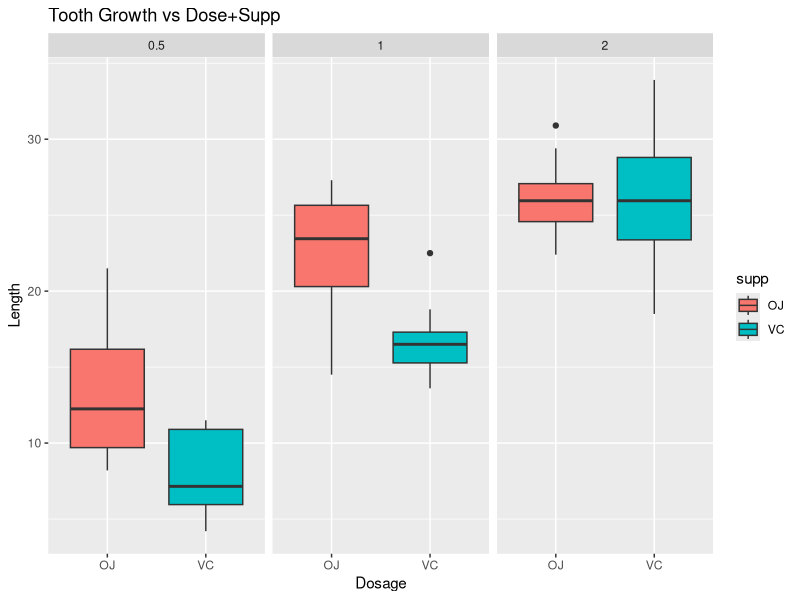
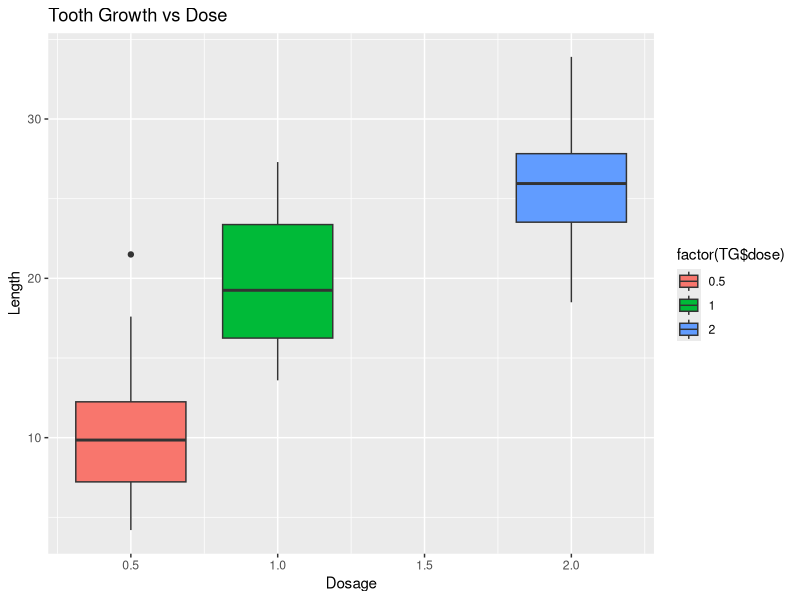
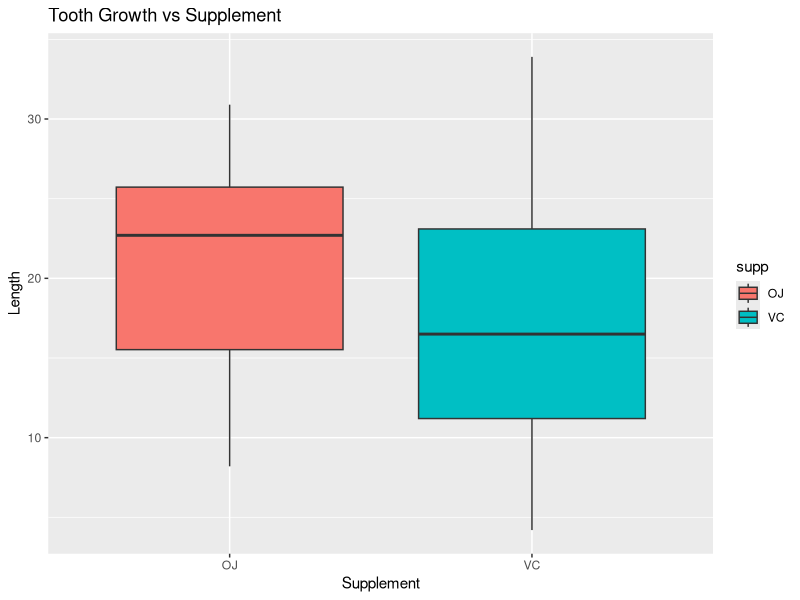

Recreate these plots in R, in order.
library(datasets)
library(ggplot2)

TG<-as.data.frame(ToothGrowth)
head(TG)
summary(TG)

#plotting tooth growth vs dose+supp
LenBox <- ggplot(data = TG,aes(x = supp,y = len))+
    geom_boxplot(aes(fill = supp))+
    facet_wrap(~dose)+
    labs(title ="Tooth Growth vs Dose+Supp",x = "Dosage",y = "Length")

print(LenBox)

#plotting tooth growth vs dose
LenDoseBox<- ggplot(TG,aes(x = TG$dose, y = TG$len ,group = TG$dose))+
    geom_boxplot(aes(fill= factor(TG$dose)))+
    labs(title = "Tooth Growth vs Dose",x = "Dosage",y = "Length")

print(LenDoseBox)

#plotting tooth growth vs supp
LenSuppBox<- ggplot(TG,aes(x = TG$supp, y = TG$len ,group = TG$supp))+
    geom_boxplot(aes(fill=supp))+
    labs(title ="Tooth Growth vs Supplement",x = "Supplement",y = "Length")

print(LenSuppBox)


#--------------- Teeth Growth Vs Supplement -----------------------#

#Assumptions - teeth growth distribution population variance is same as sample variance
# The distribution is normally distributed iid

# Null Hypothesis that there is no difference in teeth growth due to Supplement
# Alternate Hypothesis there exists a significant relationship between teeth growth and Supplement at 95% conf level

lenOJ <- TG$len[TG$supp=='OJ']
lenVC <- TG$len[TG$supp=='VC']

t.test(x = lenOJ,y = lenVC, paired = FALSE,var.equal = TRUE)$conf
t.test(x = lenOJ,y = lenVC, paired = FALSE,var.equal = TRUE)$p.value

#Since P value is >6% we fail to reject null hypothesis at 95% confidence interval level

# Null Hypothesis that there is no difference in teeth growth due to Supplement
# Alternate Hypothesis that OJ supplement leads to higher teeth growth

t.test(x = lenOJ,y = lenVC, paired = FALSE,var.equal = TRUE,alternative = 'greater')$conf
t.test(x = lenOJ,y = lenVC, paired = FALSE,var.equal = TRUE, alternative = 'greater')$p.value

#Since P value is <5% for the one sided t test we can reject the null hypothesis at 95% confidence interval level




#--------------- Teeth Growth Vs Dosage -----------------------#

#Assumptions - teeth growth distribution population variance is same as sample variance

# Null Hypothesis that there is no difference in teeth growth due to Dosage
# Alternate Hypothesis there exists a significant relationship between teeth growth and Dosage at 95% conf level
len_0.5 <- TG$len[TG$dose==0.5]
len_1 <-  TG$len[TG$dose==1]
len_2 <-  TG$len[TG$dose==2]


#Dose 0.5 vs Dose 1
test_0.5_1 <- t.test(x = len_1,y = len_0.5, paired = FALSE,var.equal = TRUE)
test_0.5_1$p.value
test_0.5_1$conf.int
#Null Hypothesis rejected at 95% confidence level for two sided t-test

#Dose 1 vs Dose 2
test_1_2 <- t.test(x = len_2,y = len_1, paired = FALSE,var.equal = TRUE)
test_1_2$p.value
test_1_2$conf.int
#Null Hypothesis rejected at 95% confidence level for two sided t-test

#Dose 2 vs Dose 0.5
test_2_0.5 <- t.test(x = len_2,y = len_0.5, paired = FALSE,var.equal = TRUE)
test_2_0.5$p.value
test_2_0.5$conf.int
#Null Hypothesis rejected at 95% confidence level for two sided t-test
